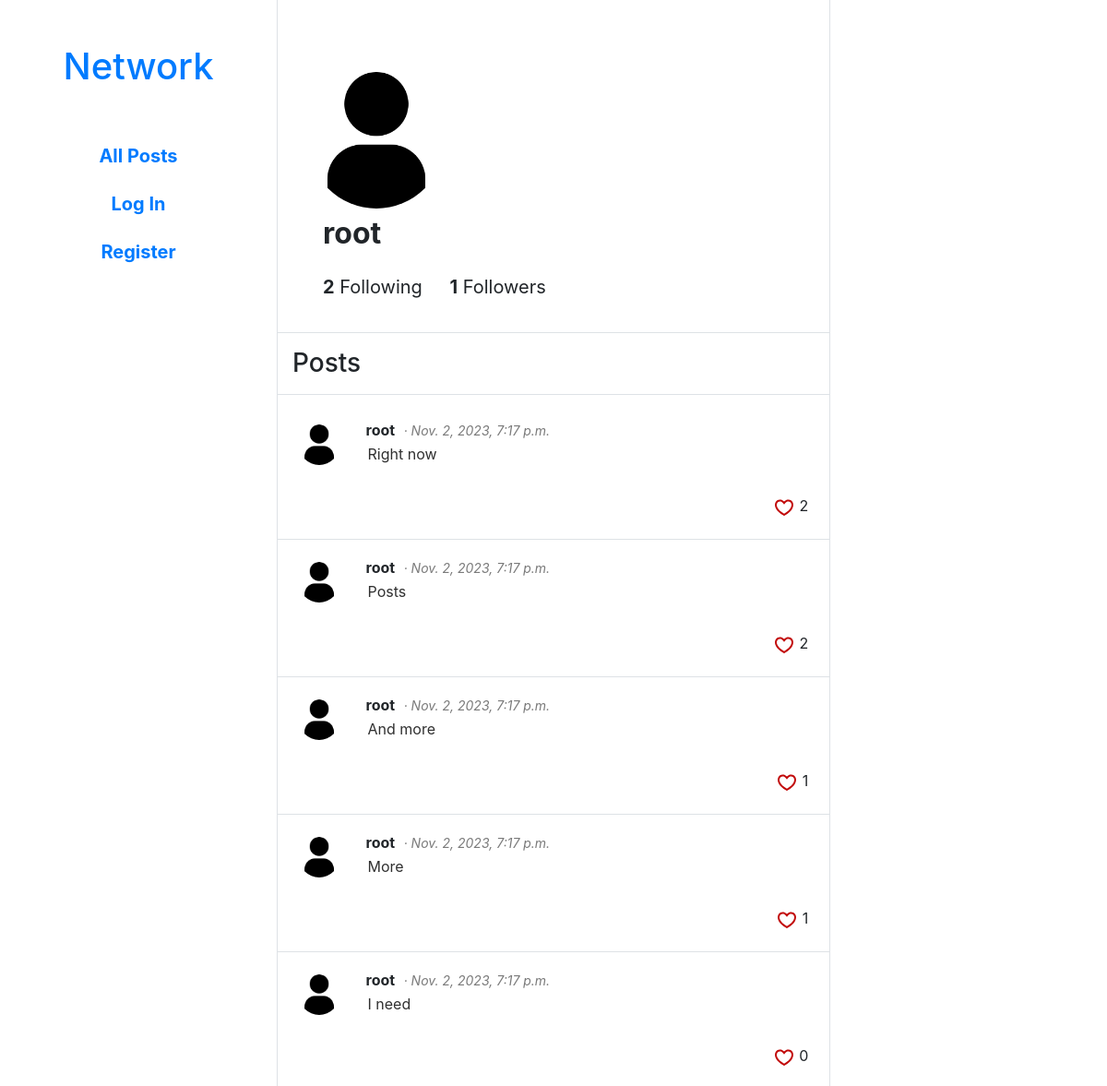
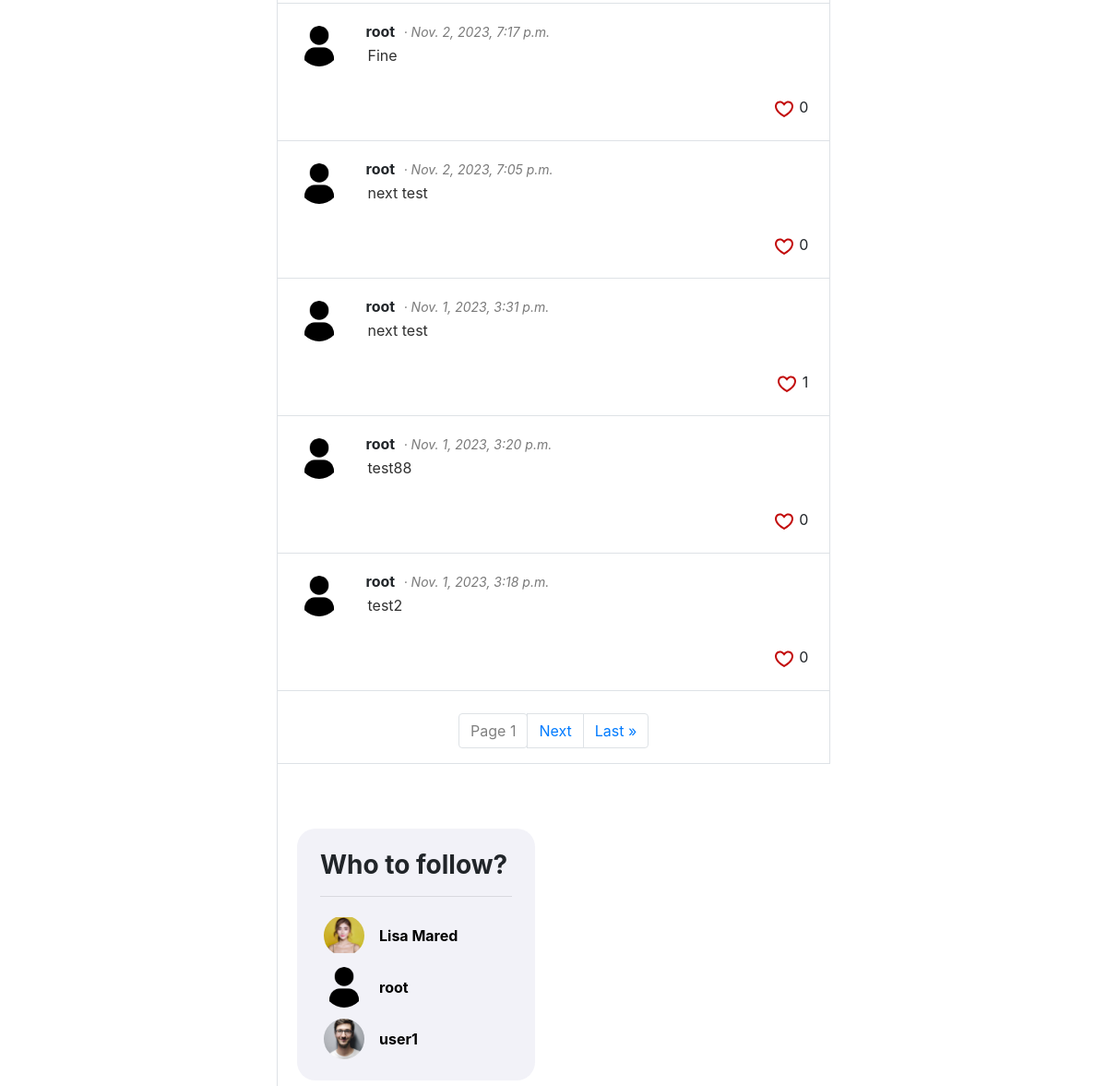
The page /profile/2 on the database its author committed (2 pictures, top to bottom).
### network/models.py (models this page shows, shortened)
class User(AbstractUser):
    avatar = models.ImageField(upload_to='profile_pictures', null=True, blank=True)
    followed = models.ManyToManyField('self', symmetrical=False, blank=True, related_name='followers')

class Post(models.Model):
    author = models.ForeignKey(User, on_delete=models.CASCADE, related_name="posts")
    content = models.CharField(max_length=2048)
    likes = models.ManyToManyField(User, blank=True, related_name="liked")
    created_at = models.DateTimeField(auto_now_add=True)

### network/views.py (the view)
# urls.py: path("profile/<str:user_id>", views.profile_view, name="profile"),
def profile_view(request, user_id):
    user = User.objects.get(id=user_id)
    paginator = Paginator(Post.objects.filter(author=user).order_by('-created_at'), 10)
    page_number = request.GET.get('page')
    if not page_number:
        page_number = 1
    if request.user.is_authenticated:
        to_follow = User.objects.exclude(id__in=request.user.followed.all().values_list('id')).exclude(id=request.user.id).annotate(followers_count=Count('followers')).order_by('-followers_count')[:5]
    else:
        to_follow = User.objects.annotate(followers_count=Count('followers')).order_by('-followers_count')[:5]
    return render(request, "network/profile.html", {
        "profile": user,
        "followed": request.user.followed.filter(id=user_id).first() if request.user.is_authenticated else False,
        "posts": paginator.get_page(page_number),
        "to_follow": to_follow
    })

### network/templates/network/profile.html (shortened to what this page needs)
{% extends "network/index.html" %}
{% load static %}
{% block body2 %}
<div class="divs-2 ">
    <div>
        {% if profile.avatar %}
            <div class="m-2 avatar2" style="background-image: url('{{ profile.avatar.url }}');"></div>
        {% else %}
            <div class="m-2 avatar2" style="background-image: url('{% static 'network/default-avatar.png' %}');"></div>
        {% endif %}
        <h2 class="m-1 ml-4"><strong>{{ profile.username }}</strong></h2>
        <div class="m-4 blockquote">
            <b>{{ profile.followed.count }}</b> Following <b class="ml-4">{{ profile.followers.count }}</b> Followers
    </div>
    </div>
</div>
<h3 class="p-3 hr">Posts</h3>
<div id="posts-container">
    {% for post in posts %}
        <div class="row p-2 pt-4 border-top border-bottom post-container">
            <div class="col-1">
                {% if post.author.avatar %}
                    <div class="avatar" style="background-image: url('{{ post.author.avatar.url }}');"></div>
                {% else %}
                    <div class="avatar" style="background-image: url('{% static 'network/default-avatar.png' %}');"></div>
                {% endif %}
            </div>
            <div class="col-11">
                <div class="ml-4 post-content-container">
                    <strong>{{ post.author.username }}</strong>
                    <i class="timestamp">· {{ post.created_at }}</i>
                    <br>
                    <textarea class="bg-transparent post-content" type="text" disabled>{{ post.content }}</textarea>
                    <div class="like-container">
                        {% if user in post.likes.all %}
                            <svg style="display: inline-block;" class="like" data-post="{{ post.id }}" data-like="true"><g color="#c20b0b"><path fill="currentcolor" d="M20.884 13.19c-1.351 2.48-4.001 5.12-8.379 7.67l-.503.3-.504-.3c-4.379-2.55-7.029-5.19-8.382-7.67-1.36-2.5-1.41-4.86-.514-6.67.887-1.79 2.647-2.91 4.601-3.01 1.651-.09 3.368.56 4.798 2.01 1.429-1.45 3.146-2.1 4.796-2.01 1.954.1 3.714 1.22 4.601 3.01.896 1.81.846 4.17-.514 6.67z"></path></g></svg>
                            <svg style="display: none;" class="like " data-post="{{ post.id }}" data-like="false"><g color="#c20b0b"><path fill="currentcolor" d="M16.697 5.5c-1.222-.06-2.679.51-3.89 2.16l-.805 1.09-.806-1.09C9.984 6.01 8.526 5.44 7.304 5.5c-1.243.07-2.349.78-2.91 1.91-.552 1.12-.633 2.78.479 4.82 1.074 1.97 3.257 4.27 7.129 6.61 3.87-2.34 6.052-4.64 7.126-6.61 1.111-2.04 1.03-3.7.477-4.82-.561-1.13-1.666-1.84-2.908-1.91zm4.187 7.69c-1.351 2.48-4.001 5.12-8.379 7.67l-.503.3-.504-.3c-4.379-2.55-7.029-5.19-8.382-7.67-1.36-2.5-1.41-4.86-.514-6.67.887-1.79 2.647-2.91 4.601-3.01 1.651-.09 3.368.56 4.798 2.01 1.429-1.45 3.146-2.1 4.796-2.01 1.954.1 3.714 1.22 4.601 3.01.896 1.81.846 4.17-.514 6.67z"></path></g></svg>
                        {% else %}
                            <svg style="display: inline-block;" class="like " data-post="{{ post.id }}" data-like="false"><g color="#c20b0b"><path fill="currentcolor" d="M16.697 5.5c-1.222-.06-2.679.51-3.89 2.16l-.805 1.09-.806-1.09C9.984 6.01 8.526 5.44 7.304 5.5c-1.243.07-2.349.78-2.91 1.91-.552 1.12-.633 2.78.479 4.82 1.074 1.97 3.257 4.27 7.129 6.61 3.87-2.34 6.052-4.64 7.126-6.61 1.111-2.04 1.03-3.7.477-4.82-.561-1.13-1.666-1.84-2.908-1.91zm4.187 7.69c-1.351 2.48-4.001 5.12-8.379 7.67l-.503.3-.504-.3c-4.379-2.55-7.029-5.19-8.382-7.67-1.36-2.5-1.41-4.86-.514-6.67.887-1.79 2.647-2.91 4.601-3.01 1.651-.09 3.368.56 4.798 2.01 1.429-1.45 3.146-2.1 4.796-2.01 1.954.1 3.714 1.22 4.601 3.01.896 1.81.846 4.17-.514 6.67z"></path></g></svg>
                        {% endif %}
                        <p class="likes-count likes-count-{{ post.id }}">{{ post.likes.count }}</p>
                    </div>
                </div>
            </div>
        </div>
    {% endfor %}
    <div class="d-flex justify-content-center mt-4">
        <ul class="pagination">
            <span class="current">
                <li class="page-item"><a class="page-link disabled">Page {{ posts.number }}</a></li>
            </span>
            {% if posts.has_next %}
                <li class="page-item"><a class="page-link" href="?page={{ posts.next_page_number }}">Next</a></li>
                <li class="page-item"><a class="page-link" href="?page={{ posts.paginator.num_pages }}">Last &raquo;</a></li>
            {% endif %}
        </ul>
    </div>
</div>
{% endblock %}

### network/templates/network/index.html (shortened to what this page needs)
{% extends "network/layout.html" %}
{% load static %}
{% block body %}
<div class="row body-1-container bg-white">
    <div class="col-8 border-right border-bottom body-2-container">
        {% block body2 %}
        {% endblock %}
    </div>
    <div class="col-4 right-bar-container">
        <div class="right-panel">
            <h3><strong>Who to follow?</strong></h3>
            <hr>
            {% for user in to_follow %}
                <a href="{% url 'profile' user.id %}">
                    <div class="m-1 mb-2 avatar" style="background-image:
                        {% if user.avatar %}
                            url('{{ user.avatar.url }}');
                        {% else %}
                            url('{% static 'network/default-avatar.png' %}');
                        {% endif %}
                        ">
                        <div class="username-to-follow-container align-middle">
                            <b>{{ user.username }}</b>
                        </div>
                    </div>
                </a>
                <br>
            {% endfor %}
        </div>
    </div>
</div>
{% endblock %}

### network/templates/network/layout.html (shortened to what this page needs)
{% load static %}
<!DOCTYPE html>
<html lang="en">
    <head>
        <link rel="stylesheet" href="https://stackpath.bootstrapcdn.com/bootstrap/4.4.1/css/bootstrap.min.css">
        <link href="{% static 'network/styles.css' %}" rel="stylesheet">
    </head>
    <body>
        <div class="container flex">
          <div class="row">
            <div class="col-3 left-bar vh-100 nav-container">
                <div class="nav flex-column nav-pills" id="v-tabs-tab" aria-orientation="vertical">
                    <h1 class="align-self-center m-4 mt-5 text-center text-primary website-title"><p class="left-big">Network</p><p class="left-small">Net</p></h1>
                    <a class="nav-link mt-2 align-self-center" id="v-tabs-all-tab" href="/" aria-selected="true"><p class="left-big">All Posts</p><p class="left-small">All</p></a>
                    {% if user.is_authenticated %}
                        <a class="nav-link align-self-center" id="v-tabs-followed-tab" href="{% url 'followed' %}" aria-selected="false"><p class="left-big">Followed</p><p class="left-small">Fol</p></a>
                        <div class="dropup account-dropdown align-self-center">
                            <a class="nav-link btn-secondary w-100 a-avatar" href="#" role="button" id="dropdownMenuLink" data-toggle="dropdown" aria-haspopup="true" aria-expanded="false">
                                <div class="avatar avatar1" style="background-image:
                                    {% if user.avatar %}
                                        url('{{ user.avatar.url }}');
                                    {% else %}
                                        url('{% static 'network/default-avatar.png' %}');
                                    {% endif %}
                                    ">
                                    <div class="username-container left-big dropdown-toggle align-middle">
                                        {{ user.username }}
                                    </div>
                                </div>
                            </a>
                            <div class="dropdown-menu w-90" aria-labelledby="dropdownMenuLink">
                            <a class="dropdown-item" href="{% url 'profile' user.id %}">Profile</a>
                            <div class="dropdown-divider"></div>
                            <a class="dropdown-item logout" href="{% url 'logout' %}">Logout</a>
                            </div>
                        </div>
                    {% else %}
                        <a class="nav-link align-self-center" id="v-tabs-login-tab" href="{% url 'login' %}" aria-selected="false">Log In</a>
                        <a class="nav-link align-self-center" id="v-tabs-register-tab" href="{% url 'register' %}" aria-selected="false">Register</a>
                    {% endif %}
                </div>
            </div>
            <div class="col-9 border-left">
                {% block body %}
                {% endblock %}
            </div>
          </div>
        </div>
    </body>
</html>

### network/static/network/styles.css (style rules this page uses)
.container { max-width: 1320px!important; }
.nav-link { border-radius: 40px!important; vertical-align: middle; height: 52px; max-width: 230px; text-align: center; font-size: 20px; font-weight: 700; padding: 10px; padding-inline: 50px; float: right; }
.website-title { max-width: 190px; }
.divs-2 { margin-top: 30px; margin-inline: -15px; padding-top: 40px; padding-inline: 25px; padding-bottom: 10px; border-bottom: 1px solid #dee2e6!important; }
.avatar { display: inline-block; width: 44px; height: 44px; border-radius: 50%; background-repeat: no-repeat; background-position: center; background-size: 44px; }
.avatar2 { width: 148px; height: 148px; border-radius: 50%; background-repeat: no-repeat; background-position: center; background-size: 148px; }
.post-content { resize: none; min-height: 0px; color: rgb(48, 48, 48); border: none; border-radius: 5px; width: 100%; }
.post-container { border-top: 0 solid #dee2e6!important; margin: 0px; }
#posts-container { margin-inline: -15px; width: calc(100% + 30px); }
.post-content-container { margin-top: -6px; }
.body-1-container { min-width: 300px; }
.body-2-container { min-width: 300px; }
.right-bar-container { min-width: 300px; }
.timestamp { display: inline-block; color: rgb(122, 122, 122); font-size: 14px; margin-left: 5px; }
.like { display: inline-block; height: 24px; width: 24px; }
.likes-count { display: inline-block; }
.like-container { float: right; }
.hr { margin-inline: -15px; border-bottom: 1px solid #dee2e6!important; }
a.disabled { color: gray; pointer-events: none; }
.right-panel { background-color: rgb(242, 242, 248); margin: 6px; margin-top: 70px; padding: 25px; padding-top: 23px; padding-bottom: 15px; border-radius: 20px; }
.username-to-follow-container { display: inline-block; vertical-align: middle; margin-left: 60px; line-height: 44px; color: black; min-width: 150px; }

### rows shown on the page
User: username "root", followed.count "2", followers.count "1"
Post: author.username "root", created_at "Nov. 2, 2023, 7:17 p.m.", content "Right now", likes.count "2"
Post: author.username "root", created_at "Nov. 2, 2023, 7:17 p.m.", content "Posts", likes.count "2"
Post: author.username "root", created_at "Nov. 2, 2023, 7:17 p.m.", content "And more", likes.count "1"
Post: author.username "root", created_at "Nov. 2, 2023, 7:17 p.m.", content "More", likes.count "1"
Post: author.username "root", created_at "Nov. 2, 2023, 7:17 p.m.", content "I need", likes.count "0"
Post: author.username "root", created_at "Nov. 2, 2023, 7:17 p.m.", content "Fine", likes.count "0"
Post: author.username "root", created_at "Nov. 2, 2023, 7:05 p.m.", content "next test", likes.count "0"
Post: author.username "root", created_at "Nov. 1, 2023, 3:31 p.m.", content "next test", likes.count "1"
Post: author.username "root", created_at "Nov. 1, 2023, 3:20 p.m.", content "test88", likes.count "0"
Post: author.username "root", created_at "Nov. 1, 2023, 3:18 p.m.", content "test2", likes.count "0"
User: avatar (picture), username "Lisa Mared"
User: avatar (picture), username "user1"

### other values the page prints
{{ posts.number }} "1"
